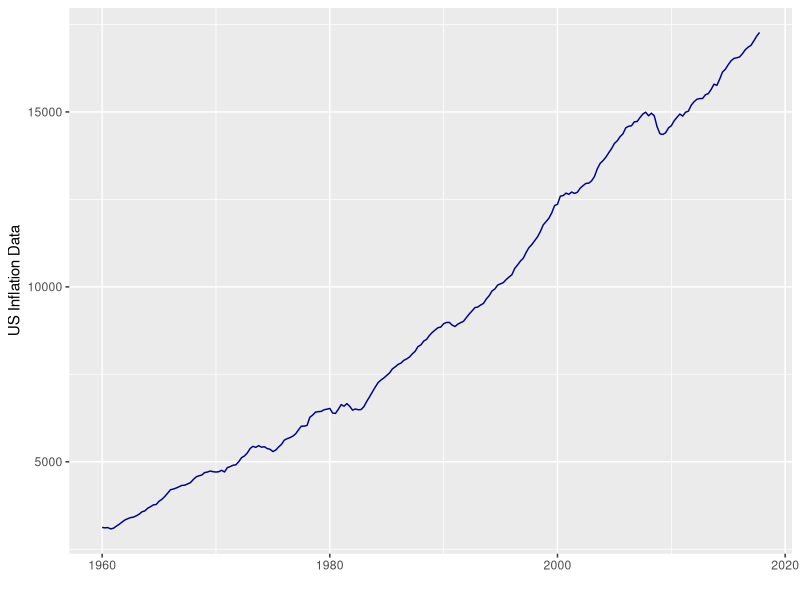
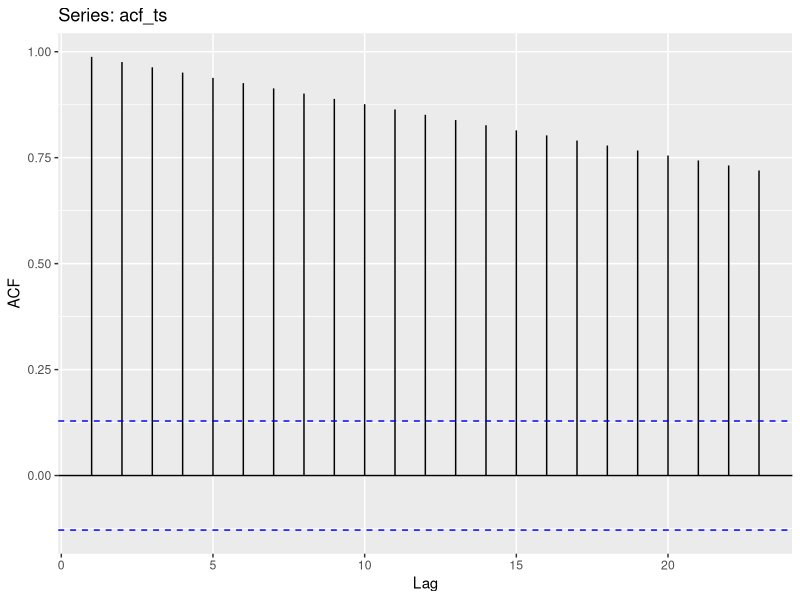
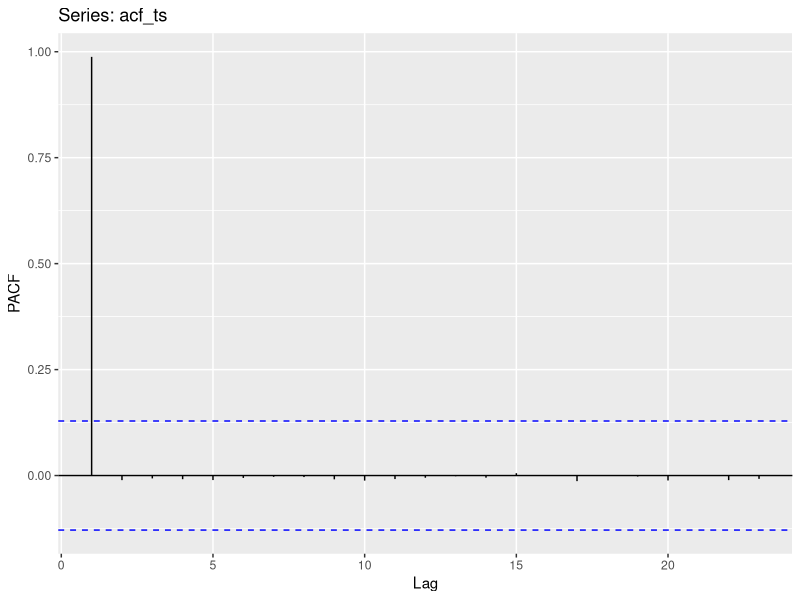
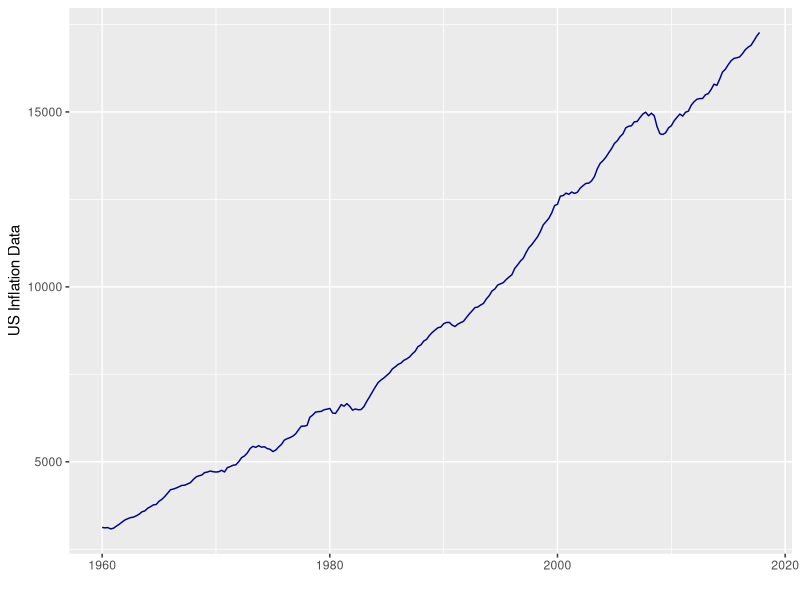
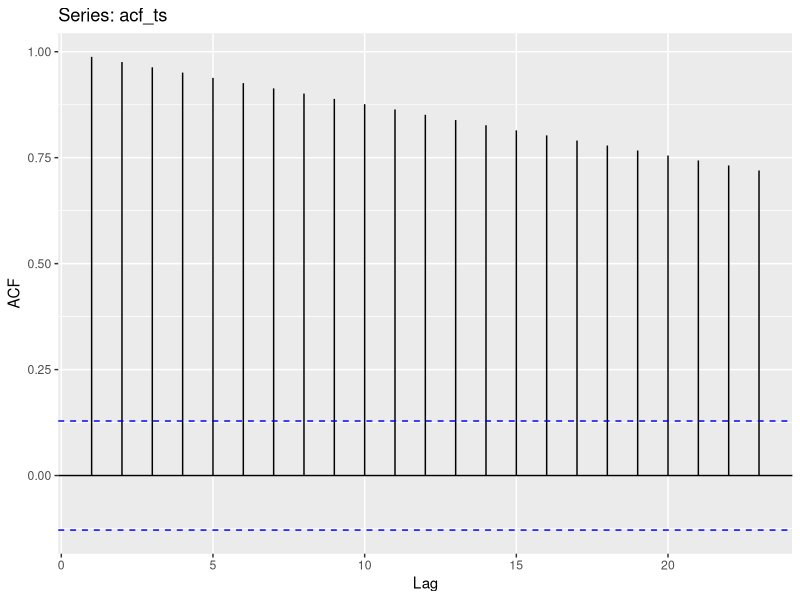
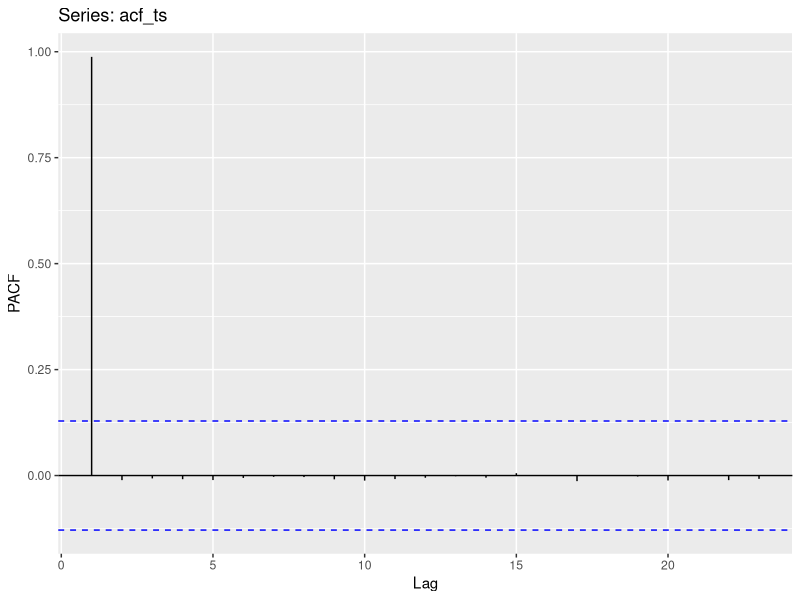

The R script that drew these images, in order:
# Title     : TODO
# Objective : TODO
# Created by: adityaprasann
# Created on: 22/9/18
library(readxl)
library(tidyverse)
library(ggplot2)
library(stats)
library(tseries)
library(forecast)

gdpData <- read_excel("./WQU_Econometrics_Module3_Data_RealUSDP.xls", col_names = T, col_types = c ("date","numeric","numeric"))

ggplot(data = gdpData, mapping = aes(x=gdpData$DATE, y=gdpData$RGDP)) + geom_line(color = "dark blue") + labs(x="", y="US Inflation Data")

ggsave("EcoInflation.png")

acf_ts <- ts(gdpData$RGDP)
ggAcf(acf_ts, plot = TRUE, lag.MAX = 25)
ggsave("EcoInflationACF.png")

ggPacf(acf_ts, plot = TRUE, lag.MAX = 25)
ggsave("EcoInflationPACF.png")

print(adf.test(acf_ts))

print(kpss.test(acf_ts))

gdpModel <- arima(acf_ts, method="ML")
print(Box.test(gdpModel$residuals))
summary(gdpModel)